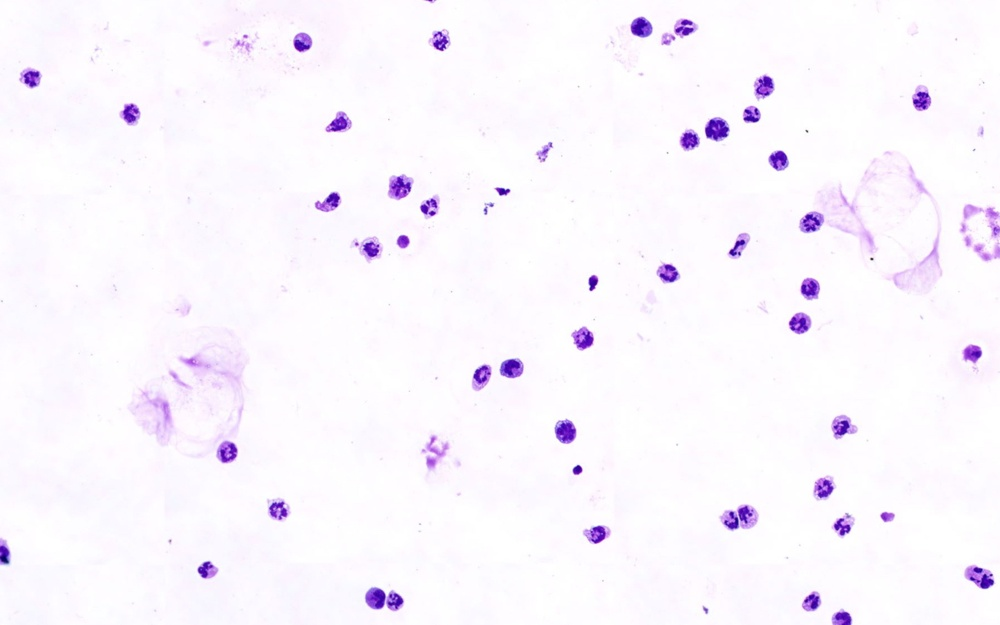
#> input picture Pipeline2/rawCells.jpg, 1000 x 625 px, shrunk from 1440 x 900 before the run
$ python mainScript.py   (older library calls are emulated)
#> lines starting #> are read from the running program, lines starting #| are printed output that depends on the picture; after the words box and inside, x2 and y2 are one past the last pixel; in counts of white or black regions, pixels touching at a corner belong together
import numpy as np
import cv2
from matplotlib import pyplot as plt
import os
import copy

def removeEdgeObj(x, y, width, height, dimX, dimY):
	if x == 0 or y == 0:
		return False
	elif x+width >= dimX or y+height >= dimY:
		return False
	else:
		return True

try:
	os.mkdir("output")
except:
	pass

img = cv2.imread('rawCells.jpg')
#> img is the input picture: shape (625, 1000, 3); mean B, G, R 253.1, 245.4, 250.2
gray = cv2.cvtColor(img, cv2.COLOR_BGR2GRAY)
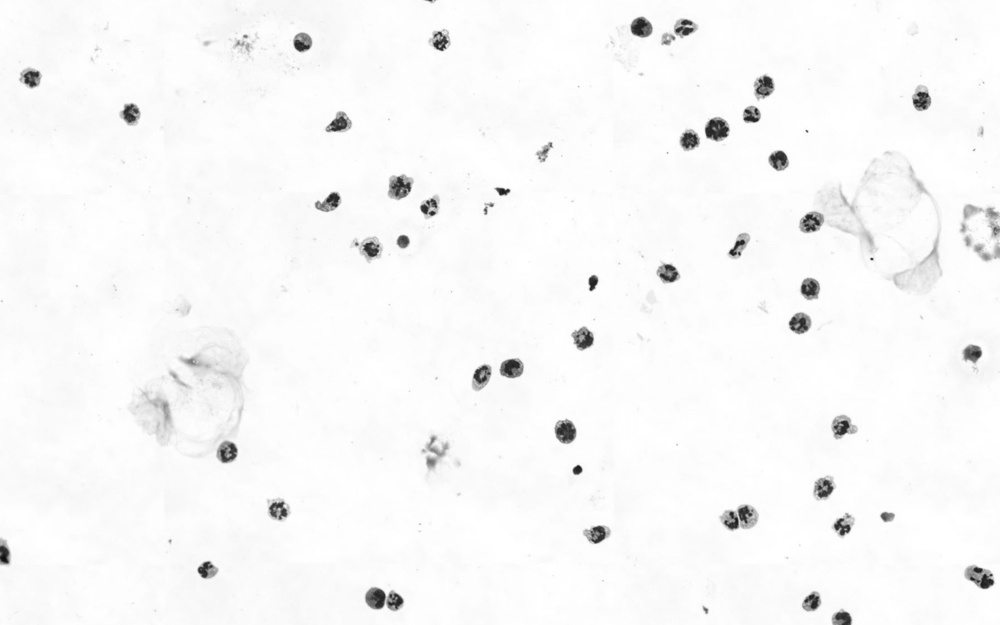
#> gray: shape (625, 1000); min 11, max 255, mean 247.7

ret, threshNuclear = cv2.threshold(gray, 120, 255, cv2.THRESH_BINARY_INV)
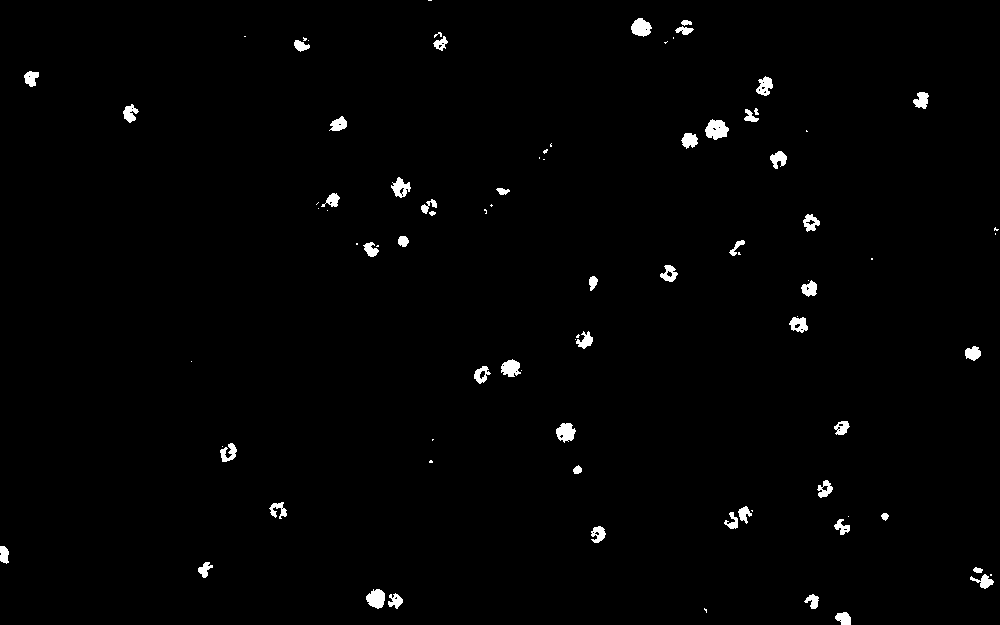
#> threshNuclear: shape (625, 1000); 1.2% white; 87 white regions (35 under 20 px), largest, box (x1, y1, x2, y2) and area: (705, 119, 729, 140) 346, (631, 18, 652, 37) 279, (366, 589, 385, 609) 278
cv2.imwrite('output/thresh_120.jpg', threshNuclear)

ret, threshCell = cv2.threshold(gray, 200, 255, cv2.THRESH_BINARY_INV)
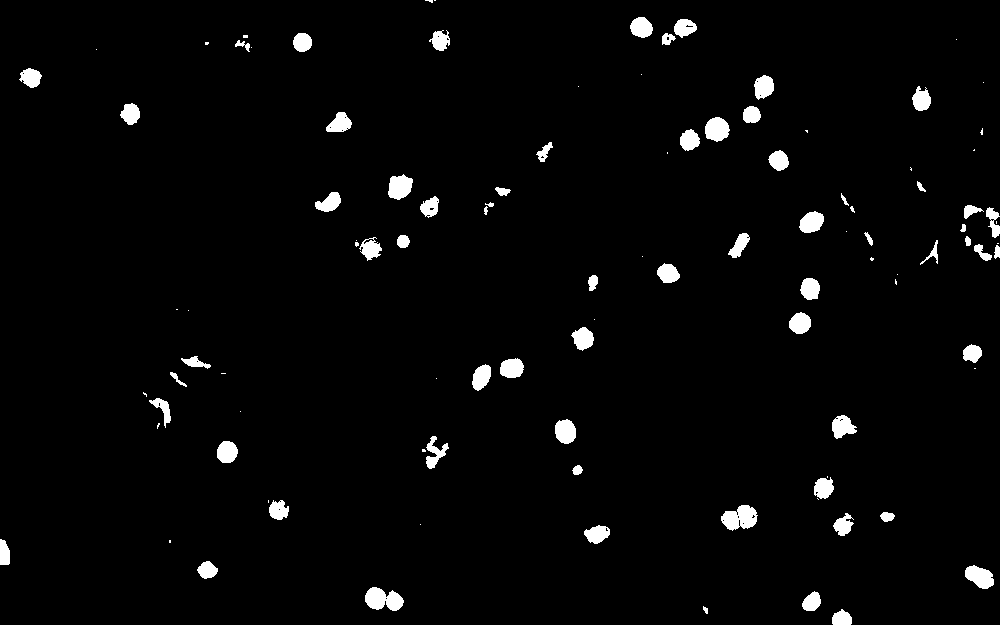
#> threshCell: shape (625, 1000); 2.7% white; 105 white regions (40 under 20 px)
cv2.imwrite('output/thresh_200.jpg', threshCell)

img2, contours, hierarchy = cv2.findContours(threshCell, cv2.RETR_TREE, cv2.CHAIN_APPROX_SIMPLE)
#> contours = 139 contours, 76 with area under 20; largest, box (x1, y1, x2, y2) and area: (721, 505, 758, 531) 610, (365, 587, 404, 611) 586, (388, 174, 413, 200) 436, (705, 117, 730, 142) 434, (965, 565, 994, 589) 431

origImg = img

#iterate through contours and isolate
for i in range(len(contours)):
	area = cv2.contourArea(contours[i])
	x, y, width, height = cv2.boundingRect(contours[i])
	if area > 300 and area < 1000:
		if removeEdgeObj(x, y, width, height, img.shape[1], img.shape[0]) == True:
			rawMask = np.zeros((img.shape[0], img.shape[1], 1), dtype = "uint8")
			cv2.drawContours(rawMask, contours, i, (255), -1)

			revMask = np.bitwise_not(rawMask)
			#cv2.drawContours(origImg, contours, i, (0,0,255), -1)
			#cv2.imwrite("Masks_%s.png"%str(i), rawMask)

			res1 = cv2.bitwise_and(img, img, mask = rawMask)
			res2 = res1 + revMask
			cv2.imwrite("output/sad.png", res2)

			margin = 100
			rawROI = np.zeros((height+2*margin, width+2*margin, 3))+255
			rawROI[margin:margin+height, margin:margin+width] = res2[y:y+height, x:x+width]

			area = cv2.contourArea(contours[i])

			imgTxt = copy.copy(rawROI)

			cv2.putText(imgTxt, "Area = %s"%area, (int(0.1*margin),height+int(1.9*margin)), cv2.FONT_HERSHEY_SIMPLEX, 0.4, (255))

			name = "ROI_%s"%str(i)

			try:
				os.mkdir("output/cells")
			except:
				pass

			try:
				os.mkdir("output/cells/%s"%name)
			except:
				pass

			cv2.imwrite("output/cells/%s/%s.jpg"%(name,name), imgTxt)

			#nuclear analysis
			rawROI = rawROI.astype(np.uint8)
			gray = cv2.cvtColor(rawROI, cv2.COLOR_BGR2GRAY)

			ret, nucThresh = cv2.threshold(gray, 100, 255, cv2.THRESH_BINARY_INV)
			cv2.imwrite('output/cells/%s/thresh_120.jpg'%name, nucThresh)

			lmao, nucCon, hierarchy = cv2.findContours(nucThresh, cv2.RETR_CCOMP, cv2.CHAIN_APPROX_SIMPLE)

			n=0
			for j in range(len(nucCon)):
				if hierarchy[0][j][3] == -1:
					if cv2.contourArea(nucCon[j]) > 3:
						print(name, cv2.contourArea(nucCon[j]), area, round(cv2.contourArea(nucCon[j])/area,2))
						n+=1

			imgTxt = copy.copy(rawROI)

			cv2.putText(imgTxt, "Area = %s"%area, (int(0.1*margin),height+int(1.9*margin)), cv2.FONT_HERSHEY_SIMPLEX, 0.4, (255))
#> this loop made 139 passes
#> (x, y, width, height, name) on passes 4, 6, 10, 15, 32, 35, 36, 48, 49, 53, 55, 59: (365, 587, 39, 24, 'ROI_3'), (965, 565, 29, 24, 'ROI_5'), (584, 525, 26, 19, 'ROI_9'), (721, 505, 37, 26, 'ROI_14'), (217, 441, 21, 22, 'ROI_31'), (555, 419, 21, 25, 'ROI_34'), (832, 415, 25, 24, 'ROI_35'), (472, 364, 19, 27, 'ROI_47'), (500, 358, 24, 20, 'ROI_48'), (571, 327, 23, 24, 'ROI_52'), (789, 312, 22, 22, 'ROI_54'), (800, 278, 20, 22, 'ROI_58')
#> (x, y, width, height) on passes 1, 3, 7, 9, 13, 14: (832, 609, 20, 16), (802, 591, 19, 20), (197, 561, 21, 18), (0, 539, 10, 26), (833, 513, 21, 23), (880, 512, 15, 10)
#| ROI_3 77.0 585.5 0.13
#| ROI_3 175.0 585.5 0.3
#| ROI_5 9.0 431.0 0.02
#| ROI_5 96.5 431.0 0.22
#| ROI_5 26.5 431.0 0.06
#| ROI_9 98.5 305.5 0.32
#| ROI_14 77.5 610.0 0.13
#| ROI_14 90.5 610.0 0.15
#| ROI_31 108.5 339.5 0.32
#| ROI_34 203.5 383.5 0.53
#> (further printed lines are left out)
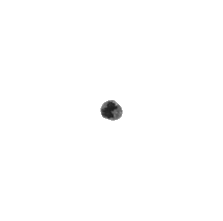
#> gray: shape (221, 223); min 32, max 255, mean 253.8
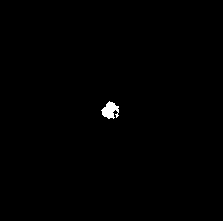
#> lmao: shape (221, 223); 0.41% white; 1 white region, box (x1, y1, x2, y2) and area: (101, 101, 119, 119) 202
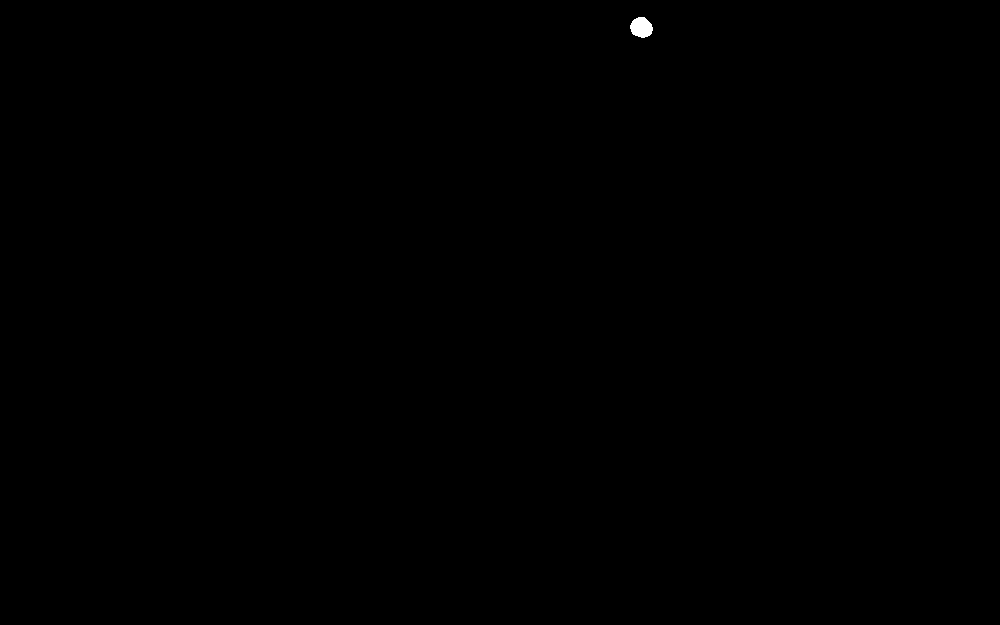
#> rawMask: shape (625, 1000, 1); 0.06% white; 1 white region, box (x1, y1, x2, y2) and area: (630, 17, 653, 38) 363
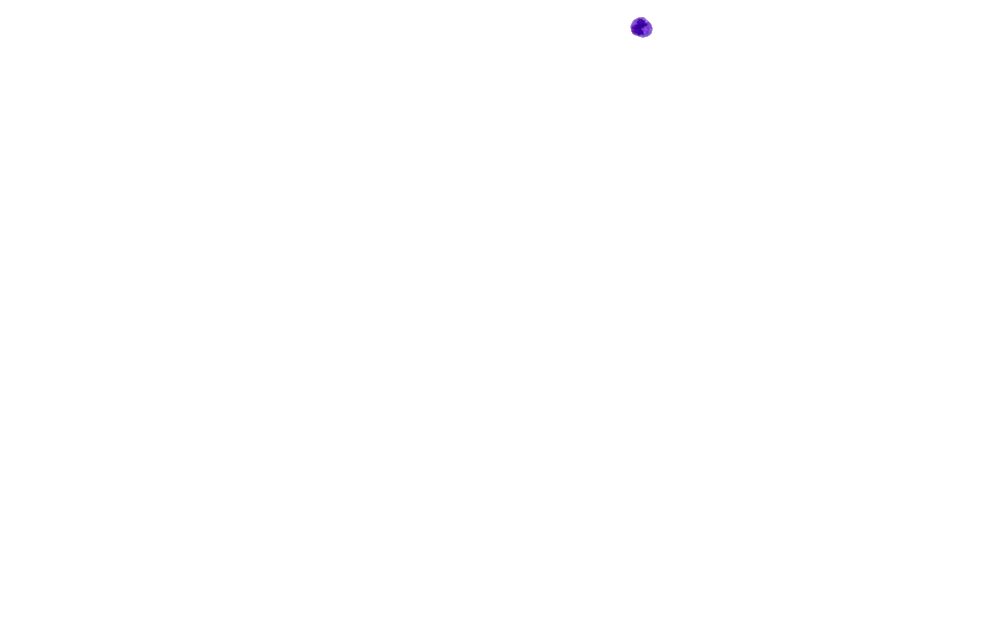
#> res2: shape (625, 1000, 3); mean B, G, R 255, 254.9, 254.9
#> after the loop, margin = 100; n = 1; ret = 100


			# # noise removal
			# kernel = np.ones((1,1), np.uint8)
			# opening = cv2.morphologyEx(threshNuclear, cv2.MORPH_OPEN, kernel, iterations = 2)
			# cv2.imwrite('output/cells/%s/noNoise_100.jpg'%name, opening)


			# sure_bg = cv2.dilate(opening, kernel, iterations=3)
			# cv2.imwrite('output/cells/%s/bg.jpg'%name, sure_bg)

			# #Finding sure foreground area
			# dist_transform = cv2.distanceTransform(opening, cv2.DIST_L2, 3)*100
			# # dist_transform = opening
			# ret, sure_fg = cv2.threshold(dist_transform,0.2*dist_transform.max(),255,0)

			# # Finding unknown region
			# sure_fg = np.uint8(sure_fg)
			# unknown = cv2.subtract(sure_bg,sure_fg)
			# #
			# cv2.imwrite('output/cells/%s/fg.jpg'%name, sure_fg)
			# cv2.imwrite('output/cells/%s/unknown.jpg'%name, unknown)
			# cv2.imwrite('output/cells/%s/DT.jpg'%name, dist_transform)

			# # Marker labelling
			# ret, markers = cv2.connectedComponents(sure_fg)
			# # Add one to all labels so that sure background is not 0, but 1
			# markers = markers+1
			# # Now, mark the region of unknown with zero
			# markers[unknown==255] = 0

			# markers = cv2.watershed(rawROI,markers)
			# rawROI[markers == -1] = [0,0,255]

			# #markers2 = cv2.applyColorMap(255-gray, cv2.COLORMAP_JET)

			# cv2.imwrite('output/cells/%s/markers.jpg'%name,markers)
			# #cv2.imwrite('output/cells/%s/markersC.jpg'%name,markers2)
			# cv2.imwrite('output/cells/%s/imggg.jpg'%name,rawROI)

print("Done")
